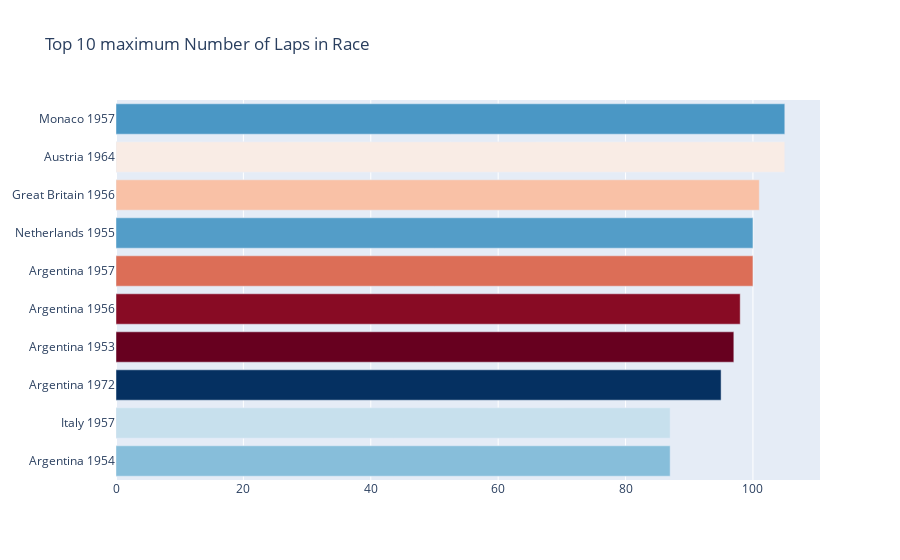

Source (notebook cell):
### Code cell
trace1 = go.Bar(y=f1_df_top_10_laps["Venue"], 
                x=f1_df_top_10_laps["Laps"], 
                orientation="h", 
                marker= dict(colorscale='RdBu',
                         color = f1_df_top_10_winners.index.values
                        )
               )

data1 = [trace1]
layout = go.Layout(title="Top 10 maximum Number of Laps in Race", 
                   legend=dict(x=0.1, y=1.1, orientation="h")
                  )
fig = go.Figure(data1, layout=layout)
pio.write_image(fig, "images/image4.png")
fig.show()

### Figure 1 — Plotly figure (JSON) as saved in the notebook; plotly's stock layout.template omitted (floating-point values rounded to 4 significant figures)
{"data": [{"marker": {"color": [65, 56, 91, 0, 4, 20, 71, 32, 42, 72], "colorscale": [[0, "rgb(103,0,31)"], [0.1, "rgb(178,24,43)"], [0.2, "rgb(214,96,77)"], [0.3, "rgb(244,165,130)"], [0.4, "rgb(253,219,199)"], [0.5, "rgb(247,247,247)"], [0.6, "rgb(209,229,240)"], [0.7, "rgb(146,197,222)"], [0.8, "rgb(67,147,195)"], [0.9, "rgb(33,102,172)"], [1, "rgb(5,48,97)"]]}, "orientation": "h", "type": "bar", "x": [87, 87, 95, 97, 98, 100, 100, 101, 105, 105], "y": ["Argentina 1954", "Italy 1957", "Argentina 1972", "Argentina 1953", "Argentina 1956", "Argentina 1957", "Netherlands 1955", "Great Britain 1956", "Austria 1964", "Monaco 1957"]}], "layout": {"legend": {"orientation": "h", "x": 0.1, "y": 1.1}, "title": {"text": "Top 10 maximum Number of Laps in Race"}}}
